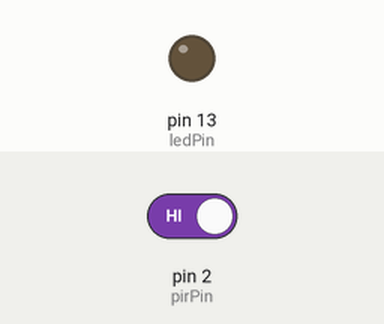
The sketch below on a simulated Arduino Uno, built with avr-gcc and run on an emulated ATmega328P. Parts: output pins drawn as LEDs (lit = HIGH). The test bench sets the inputs (shaded band); at power-on: pin 2 (pirPin) HIGH. What the sketch prints to the serial monitor is not drawn.

Above: at 1.2 s.
1.3 s: pin 2 (pirPin) driven LOW
At 1.7 s:
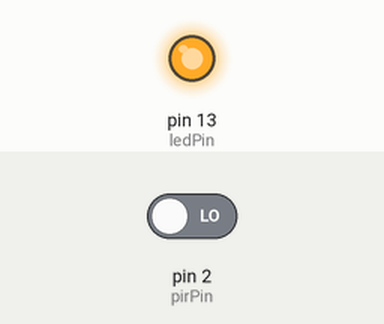
4.3 s: pin 2 (pirPin) driven HIGH
At 5.9 s:
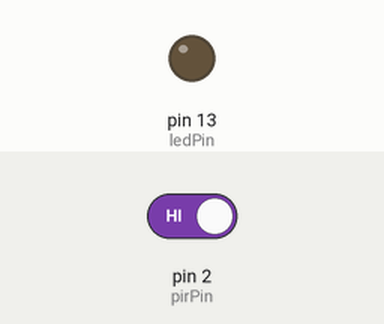
Timing chart, 0 to 7.4 s (numbered marks = the images above; inputs shaded):
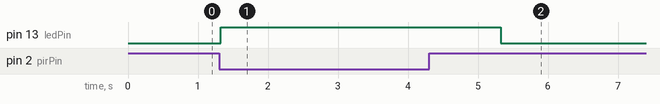

The sketch:

Pir_senser.ino
```cpp
int pirPin = 2; //digital 2
int ledPin = 13;

void setup(){
 Serial.begin(9600);
 pinMode(pirPin, INPUT);
 pinMode(ledPin, OUTPUT);
}

void loop(){
  int pirVal = digitalRead(pirPin);
  Serial.println(pirVal);
  if(pirVal == LOW){ //was motion detected
    Serial.println("Motion Detected");
    digitalWrite(ledPin, HIGH);
    delay(2000);
  }
  digitalWrite(ledPin, LOW);
}
```

Measured:
- after the input at 1.3 s, pin 13 (ledPin): LOW → HIGH at once
- after the input at 4.3 s, pin 13 (ledPin): HIGH → LOW after 1.0 s
